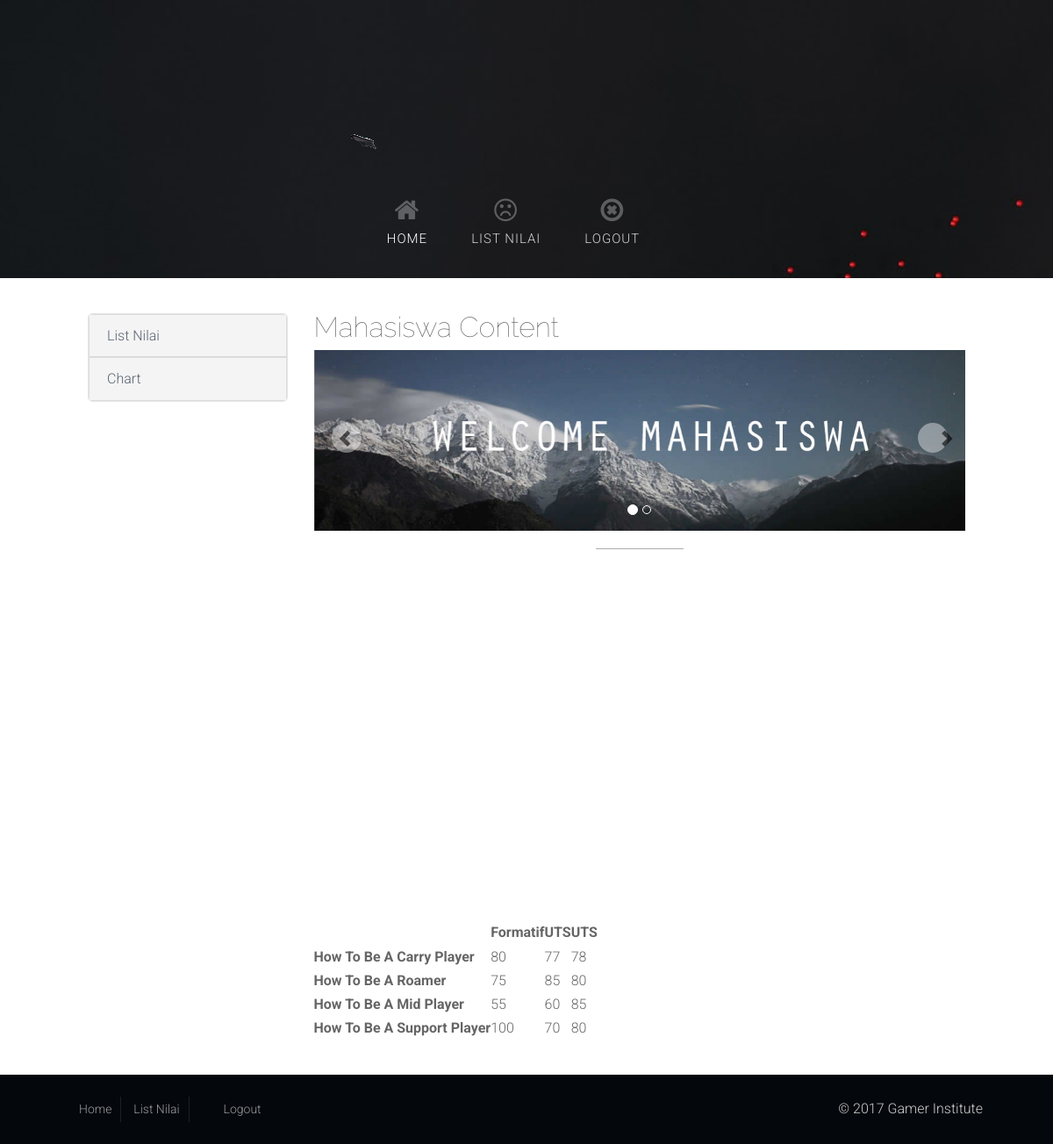
The page /user/mahasiswa/konten/konten-index.php?module=graph on the database its author committed.
### tables this page shows
CREATE TABLE `matkul` (
  `id` int(11) NOT NULL,
  `id_matkul` varchar(100) NOT NULL,
  `id_dosen` varchar(100) NOT NULL,
  `nama_matkul` varchar(100) NOT NULL
);

CREATE TABLE `nilai` (
  `id` int(11) NOT NULL,
  `nama_nilai` varchar(100) NOT NULL,
  `nama_matkul` varchar(100) NOT NULL,
  `formatif` int(100) NOT NULL,
  `uts` int(100) NOT NULL,
  `uas` int(100) NOT NULL,
  `formatif_perc` int(100) NOT NULL,
  `uts_perc` int(100) NOT NULL,
  `uas_perc` int(100) NOT NULL
);

### user/mahasiswa/konten/graph.php (the view, shortened to what this page needs)
<?php
$sql = "SELECT matkul.nama_matkul, nilai.formatif, nilai.uts, nilai.uas FROM matkul, nilai WHERE nilai.nama_matkul=matkul.id_matkul";
$hasil = mysql_query($sql);
?>
<!DOCTYPE HTML>
<html>
	<head>
	</head>
	<body>
<div id="container" style="min-width: 310px; height: 400px; margin: 0 auto"></div>
<table id="datatable">
    <thead>
        <tr>
            <th></th>
            <th>Formatif</th>
            <th>UTS</th>
            <th>UTS</th>
        </tr>
    </thead>
    <?php
        while($buff=mysql_fetch_array($hasil)) {
    ?>
    <tbody>
        <tr>
            <th><?php echo $buff['nama_matkul'];?></th>
            <td><?php echo $buff['formatif'];?></td>
            <td><?php echo $buff['uts'];?></td>
            <td><?php echo $buff['uas'];?></td>
        </tr>
    </tbody>
    <?php
        }
    ?>
</table>
	</body>
</html>

### assets/css/nexus.css (style rules this page uses)
html { overflow-y: scroll; height: 100%; }
body { line-height: 1.7em; font-family: 'Roboto', sans-serif; font-size: 16px; font-weight: 300; background-color: #474f5b; background-color: #FFFFFF; color: #656565; height: 100%; }

### rows shown on the page
matkul: nama_matkul "How To Be A Carry Player", nilai.formatif "80", nilai.uts "77", nilai.uas "78"
matkul: nama_matkul "How To Be A Roamer", nilai.formatif "75", nilai.uts "85", nilai.uas "80"
matkul: nama_matkul "How To Be A Mid Player", nilai.formatif "55", nilai.uts "60", nilai.uas "85"
matkul: nama_matkul "How To Be A Support Player", nilai.formatif "100", nilai.uts "70", nilai.uas "80"
